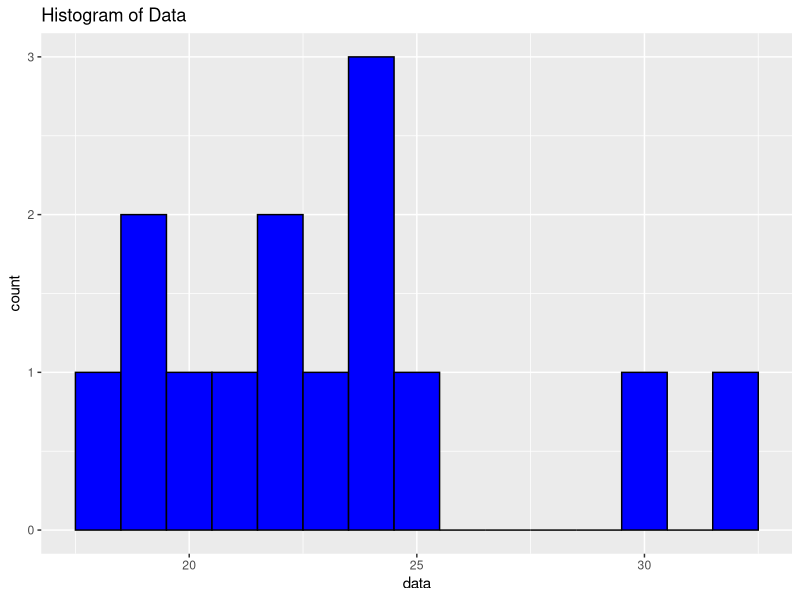
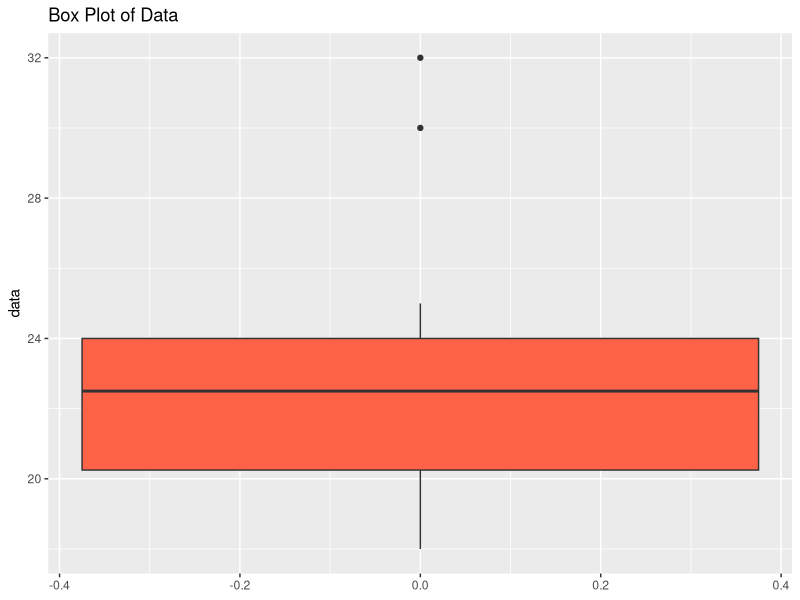
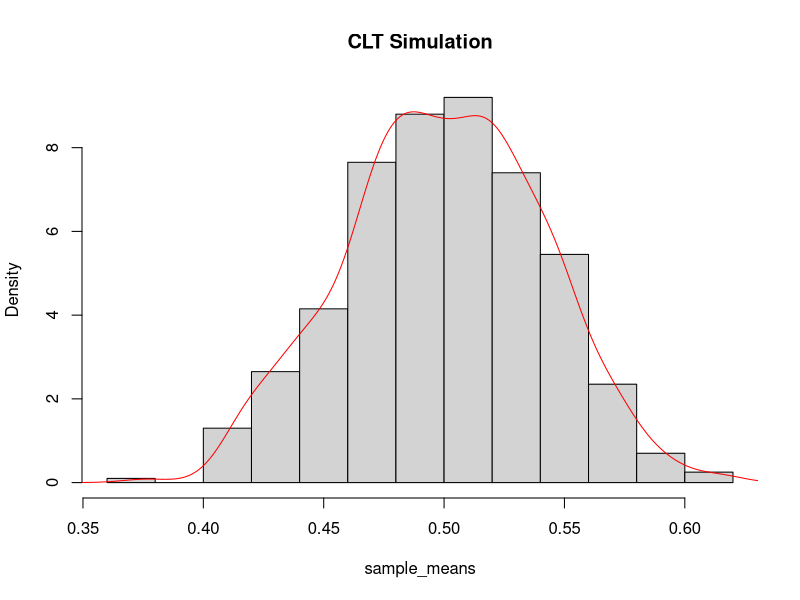

Write the R code that produced these figures, in order.

# CODE CHALLENGE 2 TEMPLATE

# STUDENT NAME: ______________________
# STUDENT ID: ________________________

########################
# SECTION 1: Descriptive Statistics
########################

# Task 1: Calculate the mean, median, mode, variance, and standard deviation of a given dataset.

# Sample data
data <- c(22, 24, 24, 18, 30, 32, 19, 21, 24, 20, 23, 19, 22, 25)

# Calculating mean
mean_value <- mean(data)
print(paste("Mean:", mean_value))

# Calculating median
median_value <- median(data)
print(paste("Median:", median_value))

# Calculating mode
get_mode <- function(x) {
  uniqx <- unique(x)
  uniqx[which.max(tabulate(match(x, uniqx)))]
}
mode_value <- get_mode(data)
print(paste("Mode:", mode_value))

# Calculating variance
variance_value <- var(data)
print(paste("Variance:", variance_value))

# Calculating standard deviation
sd_value <- sd(data)
print(paste("Standard Deviation:", sd_value))

# Task 2: Normalize and standardize the dataset.

# Normalization
normalize <- function(x) {
  (x - min(x)) / (max(x) - min(x))
}
normalized_data <- normalize(data)
print("Normalized Data:")
print(normalized_data)

# Standardization
standardize <- function(x) {
  (x - mean(x)) / sd(x)
}
standardized_data <- standardize(data)
print("Standardized Data:")
print(standardized_data)

# Task 3: Create histograms and box plots to visualize the data distribution.

library(ggplot2)

# Histogram
ggplot(data.frame(data), aes(x = data)) +
  geom_histogram(binwidth = 1, fill = 'blue', color = 'black') +
  ggtitle("Histogram of Data")

# Box Plot
ggplot(data.frame(data), aes(y = data)) +
  geom_boxplot(fill = 'tomato') +
  ggtitle("Box Plot of Data")

########################
# SECTION 2: Probability Distributions
########################

# Task 4: Demonstrate the use of binomial, Poisson, and normal distributions.

# Binomial example: Probability of exactly 6 heads in 10 fair coin tosses
binom_prob <- dbinom(6, size = 10, prob = 0.5)
print(paste("Binomial Probability (6 heads out of 10):", binom_prob))

# Poisson example: Probability of receiving 3 emails in an hour if the average rate is 5 emails per hour
pois_prob <- dpois(3, lambda = 5)
print(paste("Poisson Probability (3 emails):", pois_prob))

# Normal distribution example: Probability density of a score at the mean of a distribution
norm_prob <- dnorm(0, mean = 0, sd = 1)
print(paste("Normal Distribution Density (mean):", norm_prob))

# Task 5: Simulate the Central Limit Theorem (CLT) using a random dataset.

# Simulating sample means
sample_means <- replicate(1000, mean(runif(50, min = 0, max = 1)))
hist(sample_means, probability = TRUE, main = "CLT Simulation")
lines(density(sample_means), col = "red")

########################
# SECTION 3: Inferential Statistics
########################

# Task 6: Conduct a chi-square test to assess the relationship between two categorical variables.

# Sample data: Counts of male and female students preferring vegetarian and non-vegetarian diets
diet_data <- matrix(c(30, 70, 45, 55), nrow = 2,
                    dimnames = list(gender = c("Male", "Female"),
                                    diet = c("Vegetarian", "Non-Vegetarian")))

# Perform Chi-Square Test
chi_test <- chisq.test(diet_data)
print(chi_test)

# Task 7: Perform a one-sample t-test to compare a sample mean to a known population mean.

# Sample data
study_times <- rnorm(25, mean = 3.8, sd = 1)

# Perform the t-test
t_test_results <- t.test(study_times, mu = 3.5)
print(t_test_results)

# Task 8: Use a non-parametric test (Mann-Whitney U test) to compare two groups with non-normally distributed data.

# Data: Test scores from two small classes
scores_class1 <- c(88, 82, 84, 91, 87, 85, 90)
scores_class2 <- c(78, 81, 79, 74, 80, 83, 77)

# Mann-Whitney U Test
mann_whitney_test <- wilcox.test(scores_class1, scores_class2)
print(mann_whitney_test)